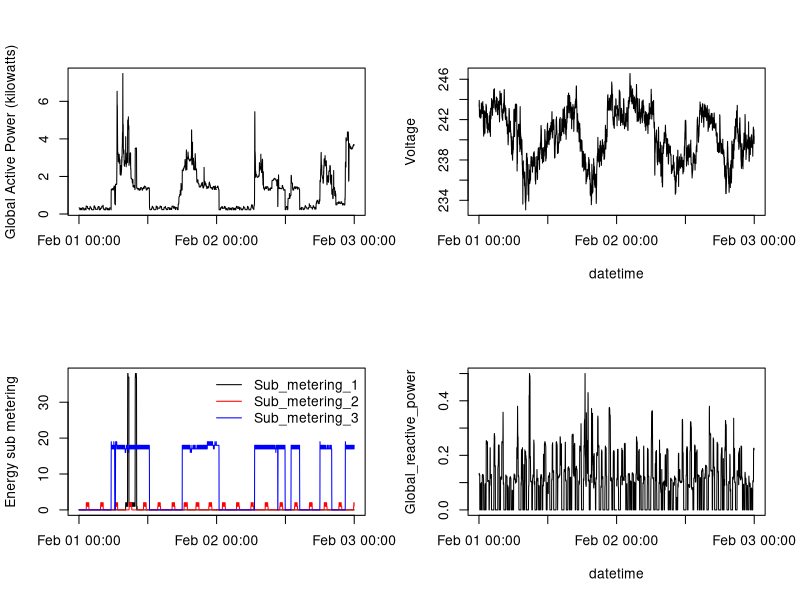

Generate this figure with R:
setwd("~/r/ExData_Plotting1")
Sys.setenv(LANG = "en") # does not work - days of week will be printed in Italian
library(data.table)
t <- fread("data.csv", header = TRUE)
x11()
par(mfcol=c(2,2))

#Global active power - topleft
x <- strptime(t$DateTime, format = "%Y-%m-%d %H:%M:%S")
y <- t$Global_active_power
plot(x, y, ann=FALSE, type="n")
lines(x, y)
title(ylab="Global Active Power (kilowatts)")

#Energy sub metering - bottomleft
y1 <- t$Sub_metering_1
y2 <- t$Sub_metering_2
y3 <- t$Sub_metering_3
plot(x, y1, ann=FALSE, type="n")
lines(x, y1, col = "black")
lines(x, y2, col = "red")
lines(x, y3, col = "blue")
title(ylab="Energy sub metering")
legend("topright", legend=c("Sub_metering_1", "Sub_metering_2", "Sub_metering_3"), col=c("black", "red", "blue"), lwd=c(1, 1, 1), bty = "n")

#Voltage - topright
y <- t$Voltage
plot(x, y, ann=FALSE, type="n")
lines(x, y)
title(xlab = "datetime", ylab="Voltage")

#Global reactive power - bottomright
y <- t$Global_reactive_power
plot(x, y, ann=FALSE, type="n")
lines(x, y)
title(xlab = "datetime", ylab="Global_reactive_power")

dev.copy(device = png, filename="plot4.png")
dev.off()
dev.off(dev.prev())